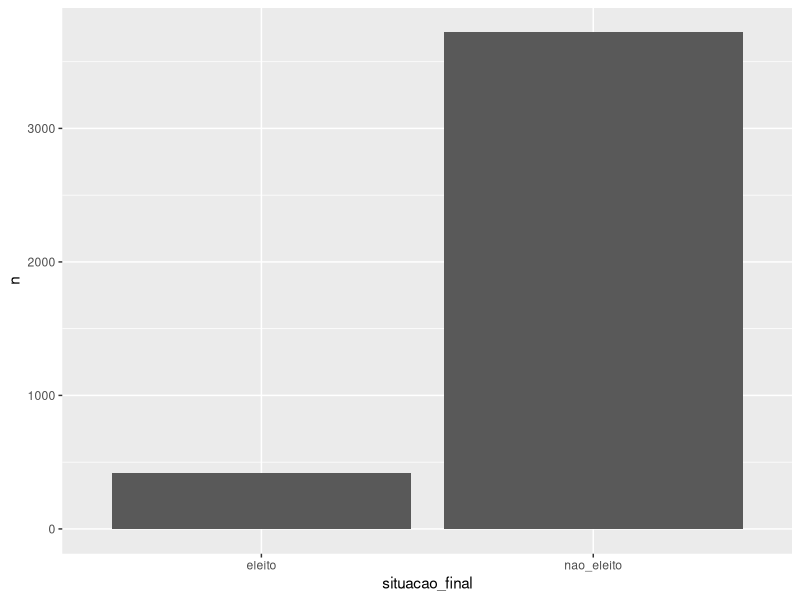

Reproduce this figure in R.
## ---- chunk 1
knitr::opts_chunk$set(echo = TRUE)
## ---- chunk 2
library(caret)
library(dplyr)
## ---- chunk 3
dados_eleicoes <- read.csv("train.csv", encoding = "UTF-8")
## ---- chunk 4
dados_eleicoes %>% count(situacao_final)
## ---- chunk 5
diff_situacao <- dados_eleicoes %>% count(situacao_final)
ggplot(diff_situacao, aes(x = situacao_final, y = n), options(scipen = 5)) +
  geom_bar(stat = "identity")
## ---- chunk 6
particao <- createDataPartition(y = dados_eleicoes$situacao_final, p = 0.70, list = FALSE)

dados_treino <- dados_eleicoes[ particao, ]
dados_teste <- dados_eleicoes[ -particao, ]
## ---- chunk 7
control <- trainControl(method = "repeatedcv",
                        number = 10,
                        repeats = 10,
                        verboseIter = FALSE,
                        sampling = "down")

formula <- as.formula(situacao_final ~ total_despesa + descricao_cor_raca + estado_civil + grau)
